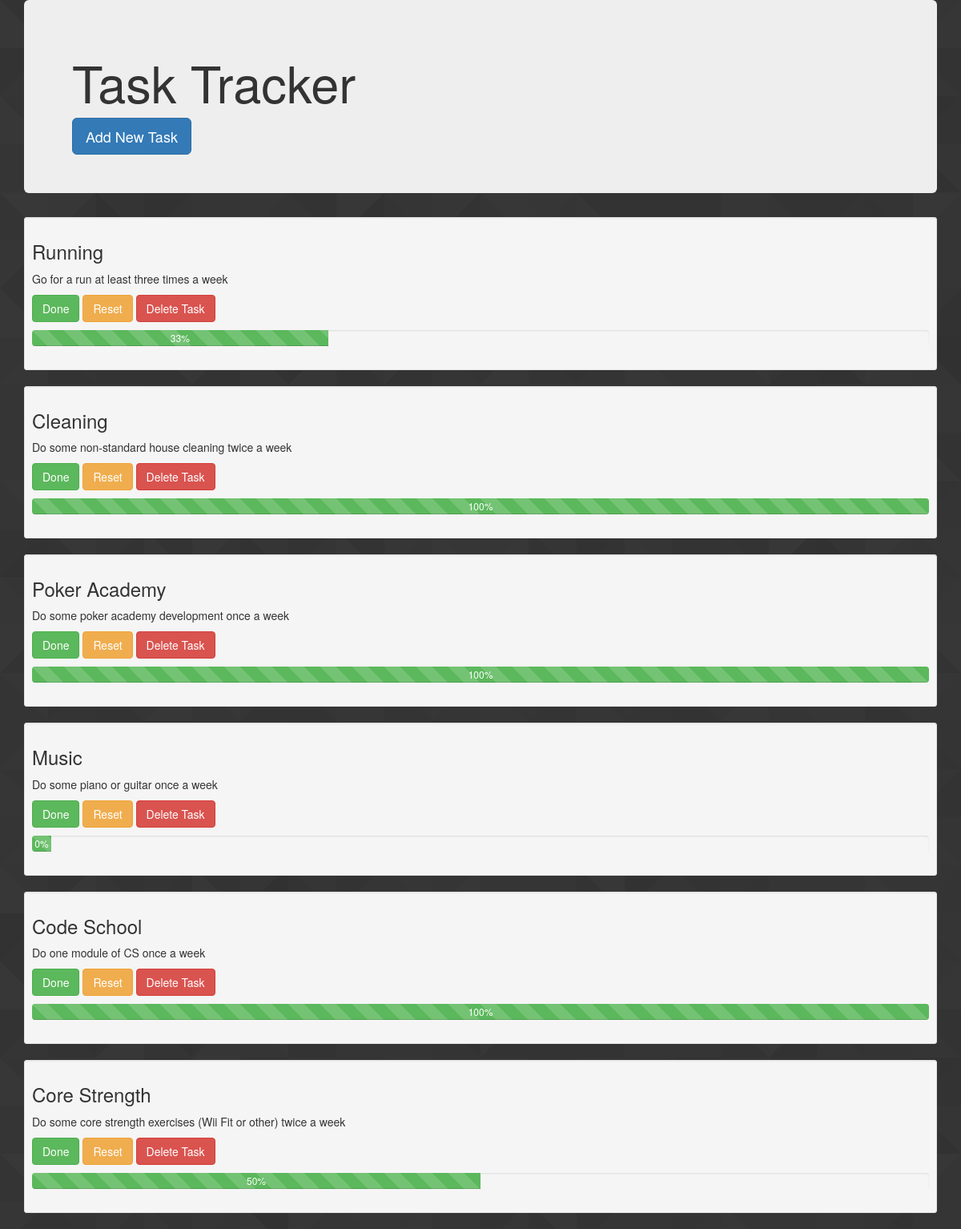
The page / on the database its author committed.
### main/models.py (models this page shows)
class Task(models.Model):
   name = models.CharField(max_length=90)
   description = models.CharField(max_length=1000)
   weeklyfreq = models.IntegerField()
   def _count_progress_this_week(self):
      return len([p for p in Progress.objects.filter(task=self.id) if p.done_this_week])
   count_progress_this_week = property(_count_progress_this_week)

### main/views.py (the view)
# urls.py: url(r'^$', views.index),
def index(request):
   tasks = Task.objects.all()
   context = { 'tasks' : tasks }
   return render(request, 'main/index.html', context)

### main/templates/main/index.html (shortened to what this page needs)
{% load staticfiles %}
<html>
<head>
   <link rel="stylesheet" href="{% static "css/bootstrap.min.css" %}">
   <link rel="stylesheet" href="{% static "css/site.css" %}">
</head>
<body>
<div class="container">
   <div class="jumbotron">
      <h1>Task Tracker</h1>
      <div class="btn btn-primary btn-lg" data-toggle="modal"
         data-target="#addtaskmodal">Add New Task</div>
   </div>
   {% if tasks %}
   {% for task in tasks %}
      <div class="well well-sm">
         <h3>{{ task.name }}</h3>
         <p>{{ task.description }}</p>
         <button class="btn btn-success incbtn">Done</button>
         <button class="btn btn-warning resetbtn">Reset</button>
         <button class="btn btn-danger deletebtn">Delete Task</button>
         <div class="progress">
            <div class="progress-bar progress-bar-success progress-bar-striped active"
               role="progressbar"
               aria-valuenow="{{ task.count_progress_this_week }}"
               aria-valuemin="0"
               aria-valuemax="{{ task.weeklyfreq }}"
               style="min-width: 2em; width: 0%">
               0%
            </div>
         </div>
      </div>
   {% endfor %}
   {% endif %}
</div>
</body>
</html>

### static/css/site.css (style rules this page uses)
body { background-image: url("../images/footer_lodyas.png"); }

### rows shown on the page
Task: name "Running", description "Go for a run at least three times a week", {{ task.count_progress_this_week }} 1 (drawn)
Task: name "Cleaning", description "Do some non-standard house cleaning twice a week", {{ task.count_progress_this_week }} 2 (drawn)
Task: name "Poker Academy", description "Do some poker academy development once a week", {{ task.count_progress_this_week }} 1 (drawn)
Task: name "Music", description "Do some piano or guitar once a week"
Task: name "Code School", description "Do one module of CS once a week", {{ task.count_progress_this_week }} 1 (drawn)
Task: name "Core Strength", description "Do some core strength exercises (Wii Fit or other) twice a week", {{ task.count_progress_this_week }} 1 (drawn)
